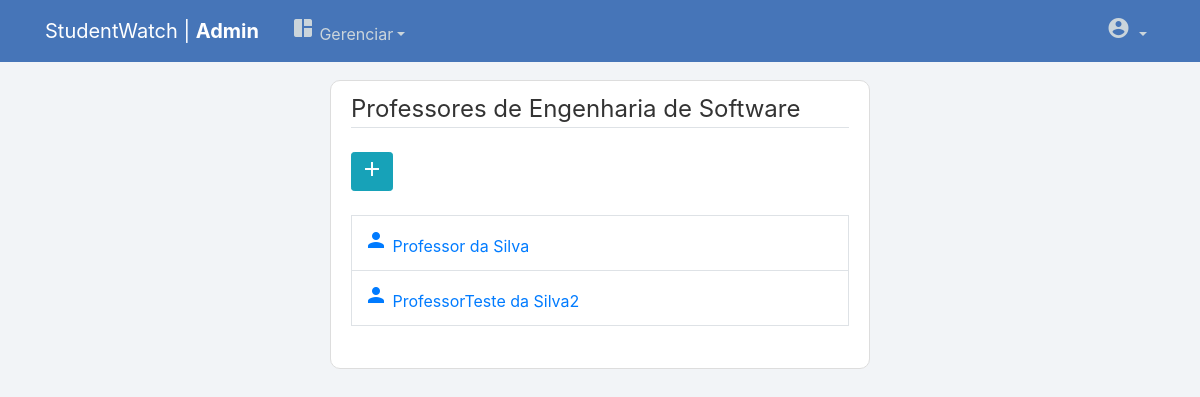
Page /gerenciarProfessor/1/ (signed in) on the earlier database version.
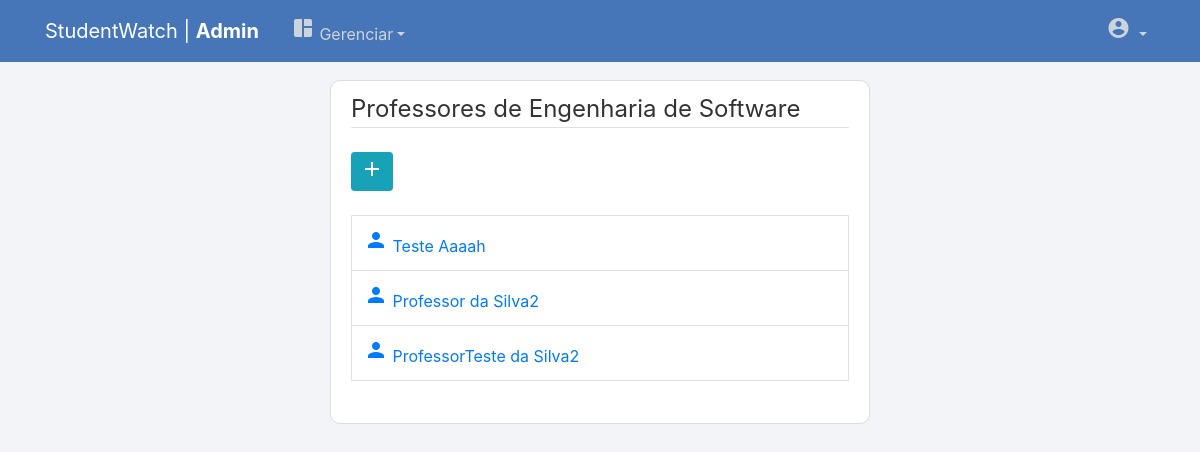
Same page on the later database version.
### users/models.py (models this page shows, shortened)
class ProfessorProfile(models.Model):
    user = models.OneToOneField(User, on_delete=models.CASCADE, null=True, related_name='professor_profile')
    campoextra = models.CharField(max_length=100, null=True)

class User(AbstractUser):
    username = models.EmailField(_('username'), unique=False)
    email = models.EmailField(_('email address'), unique=True)
    tipo = models.CharField(max_length=100)

### manager/views.py (the view)
# urls.py: path('gerenciarProfessor/<int:curso_id>/', views.gerenciarProfessor, name='gerenciarProfessor'),
@login_required
@permission_required("users.view_professorprofile", raise_exception=True)
def gerenciarProfessor(request, curso_id):
    curso_id = curso_id
    curso = Curso.objects.get(id=curso_id)
    professores = []
    lista_professor_curso = Professor_curso.objects.all()
    for x in range(len(lista_professor_curso)-1, -1, -1):
        if(lista_professor_curso[x].curso.id == curso_id):
            professores.append(lista_professor_curso[x].professor)
    if(professores == []):
        professores = None
        messages.warning(request, f"Não há professores")
    context = {
        'professores': professores,
        'curso': curso
    }
    return render(request, 'manager/gerenciar-professor.html', context)

### manager/templates/manager/gerenciar-professor.html
{% extends "page/base.html" %}
{% block content %}
    <div class="content-section">
        <fieldset class="form-group">
            {% if user.is_staff %}
                <a class="btn btn-info btn-sm mb-4" href="{% url 'professor-create' curso_id=curso.id %}"><span class="material-icons">add</span></a>
            {% endif %}
            <legend class="border-bottom mb-4">Professores de {{ curso.nome }}</legend>
            <table class="table table-bordered">
                {% for professor in professores %}
                <tr>
                    <td>
                        <a href="{% url 'professor-detail' curso_id=curso.id professor_id=professor.id %}"><span class="material-icons">person</span> {{ professor.user.first_name }} {{ professor.user.last_name }}</a>
                    </td>
                </tr>
                {% endfor %}
            </table>
        </fieldset>
    </div>
{% endblock content %}

Differences in the rows shown:
added ProfessorProfile: user.first_name "Teste", user.last_name "Aaaah"
changed through a linked row, ProfessorProfile "Professor": user.last_name "da Silva" → "da Silva2"
